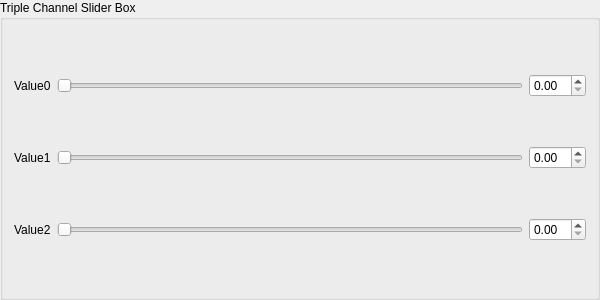
<?xml version="1.0" encoding="UTF-8"?>
<ui version="4.0">
 <class>UI_TripleChannelSliderBox</class>
 <widget class="QGroupBox" name="UI_TripleChannelSliderBox">
  <property name="geometry">
   <rect>
    <x>0</x>
    <y>0</y>
    <width>600</width>
    <height>300</height>
   </rect>
  </property>
  <property name="windowTitle">
   <string>GroupBox</string>
  </property>
  <property name="title">
   <string>Triple Channel Slider Box</string>
  </property>
  <layout class="QGridLayout" name="gridLayout">
   <item row="0" column="0">
    <widget class="QLabel" name="lblValue0">
     <property name="enabled">
      <bool>true</bool>
     </property>
     <property name="sizePolicy">
      <sizepolicy hsizetype="Preferred" vsizetype="Preferred">
       <horstretch>0</horstretch>
       <verstretch>0</verstretch>
      </sizepolicy>
     </property>
     <property name="text">
      <string>Value0</string>
     </property>
    </widget>
   </item>
   <item row="0" column="1">
    <widget class="QSlider" name="sldValue0">
     <property name="focusPolicy">
      <enum>Qt::NoFocus</enum>
     </property>
     <property name="orientation">
      <enum>Qt::Horizontal</enum>
     </property>
    </widget>
   </item>
   <item row="0" column="2">
    <widget class="QDoubleSpinBox" name="spxValue0"/>
   </item>
   <item row="1" column="0">
    <widget class="QLabel" name="lblValue1">
     <property name="text">
      <string>Value1</string>
     </property>
    </widget>
   </item>
   <item row="1" column="1">
    <widget class="QSlider" name="sldValue1">
     <property name="focusPolicy">
      <enum>Qt::NoFocus</enum>
     </property>
     <property name="orientation">
      <enum>Qt::Horizontal</enum>
     </property>
    </widget>
   </item>
   <item row="1" column="2">
    <widget class="QDoubleSpinBox" name="spxValue1"/>
   </item>
   <item row="2" column="2">
    <widget class="QDoubleSpinBox" name="spxValue2"/>
   </item>
   <item row="2" column="0">
    <widget class="QLabel" name="lblValue2">
     <property name="text">
      <string>Value2</string>
     </property>
    </widget>
   </item>
   <item row="2" column="1">
    <widget class="QSlider" name="sldValue2">
     <property name="focusPolicy">
      <enum>Qt::NoFocus</enum>
     </property>
     <property name="orientation">
      <enum>Qt::Horizontal</enum>
     </property>
    </widget>
   </item>
  </layout>
 </widget>
 <resources/>
 <connections/>
</ui>
